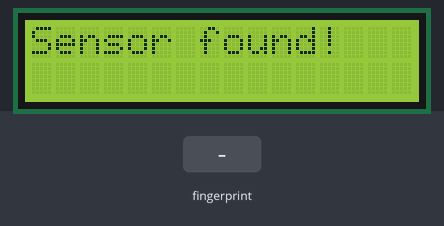
The sketch below on a simulated Arduino Mega 2560, built with avr-gcc and run on an emulated ATmega2560. Parts: 16×2 character LCD. The inputs (shaded band) are chosen by the test bench. What the sketch prints to the serial monitor is not drawn.

Above: at 5.2 s.
5.3 s: finger stored as number 1 placed on the sensor
At 6.5 s:
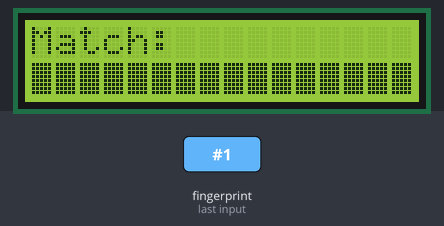
At 12.0 s:
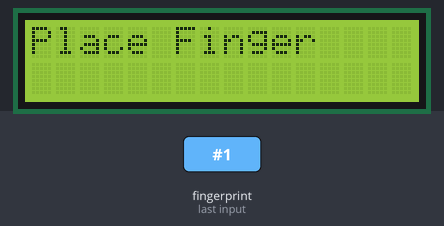
Timing chart, 0 to 13.4 s (numbered marks = the images above; inputs shaded):
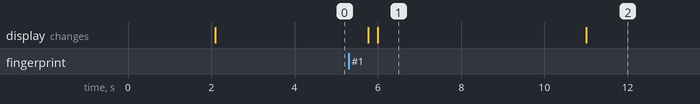

Measured:
- after the input at 5.3 s, the display: first changes after 0.47 s (image 1 shows a later state)
- what the display in image 1 shows lasts 5.0 s, from 6.0 s to 11.0 s

The sketch:

fingerprint.ino
```cpp
#include <Adafruit_Fingerprint.h>
#include <Wire.h>
#include <LiquidCrystal_I2C.h>
#include <EEPROM.h>

LiquidCrystal_I2C lcd(0x27, 16, 2);

#if (defined(__AVR__) || defined(ESP8266)) && !defined(__AVR_ATmega2560__)
SoftwareSerial mySerial(2, 3);
#else
#define mySerial Serial1
#endif

Adafruit_Fingerprint finger = Adafruit_Fingerprint(&mySerial);
bool matchedDisplayed = false;
unsigned long displayTimeout = 0;

void setup() {
  Serial.begin(9600);
  lcd.begin(16, 2);
  lcd.backlight();
  lcd.print("Initializing...");
  delay(1000);

  finger.begin(57600);
  lcd.clear();

  if (finger.verifyPassword()) {
    Serial.println("Found fingerprint sensor!");
    lcd.print("Sensor found!");
  } else {
    Serial.println("Did not find fingerprint sensor :(");
    lcd.print("Sensor not found");
    while (1) { delay(1); }
  }
  delay(2000);
}

void loop() {
  if (matchedDisplayed && millis() - displayTimeout >= 5000) {  // Reset after 5 seconds
    matchedDisplayed = false;
    lcd.clear();
    lcd.print("Place Finger");
  }

  if (!matchedDisplayed) {  // Only scan if no match is displayed
    getFingerprintID();
  }
  delay(100);
}

uint8_t getFingerprintID() {
  uint8_t p = finger.getImage();

  if (p == FINGERPRINT_NOFINGER) return p;

  if (p == FINGERPRINT_OK) {
    Serial.println("Image taken");
  } else if (p == FINGERPRINT_PACKETRECIEVEERR) {
    lcd.clear();
    lcd.print("Comm error");
    return p;
  } else if (p == FINGERPRINT_IMAGEFAIL) {
    lcd.clear();
    lcd.print("Imaging error");
    return p;
  }

  p = finger.image2Tz();
  if (p != FINGERPRINT_OK) {
    lcd.clear();
    lcd.print("Error");
    return p;
  }

  p = finger.fingerSearch();
  if (p == FINGERPRINT_OK) {
    uint8_t id = finger.fingerID;
    String name = getNameFromEEPROM(id);

    Serial.print("Found a print match! Name: ");
    Serial.println(name);  // Print the name to Serial Monitor

    lcd.clear();
    delay(200);  // Small delay to ensure LCD clears properly
    lcd.print("Match: ");
    lcd.setCursor(0, 1);
    lcd.print(name);  // Display the name on the second line

    matchedDisplayed = true;
    displayTimeout = millis();
  } else {
    lcd.clear();
    lcd.print("No match");
  }

  return p;
}

String getNameFromEEPROM(uint8_t id) {
  int address = id * 20;
  char name[21];  // Buffer to hold the name (20 bytes + null terminator)

  for (int i = 0; i < 20; i++) {
    name[i] = EEPROM.read(address + i);
    if (name[i] == 0) break;  // Stop if null character is found
  }
  name[20] = '\0';  // Ensure the string is null-terminated

  Serial.print("Read name from EEPROM: ");
  Serial.println(name);  // Debugging output

  return String(name);
}
```
